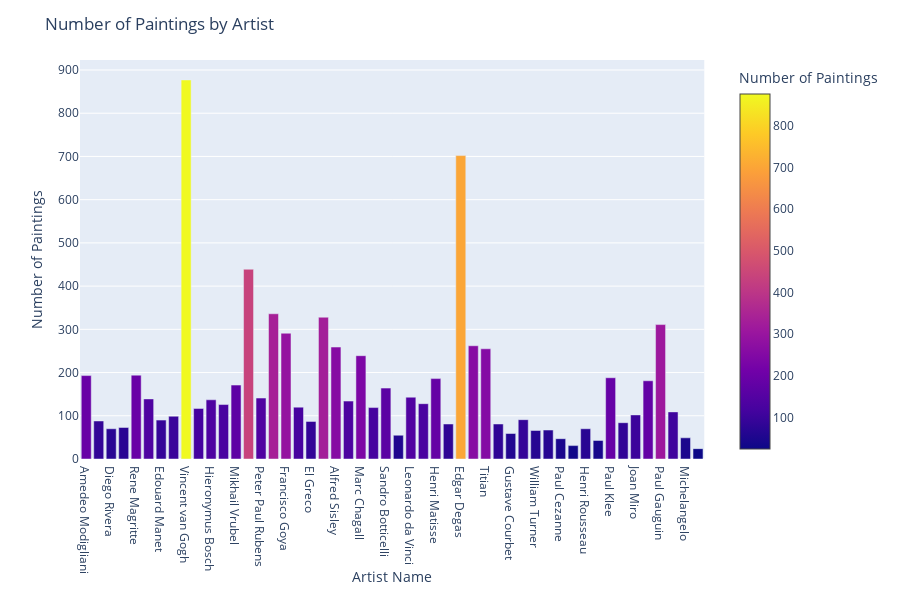

The notebook cell saved with this chart:
### Code cell
import plotly.graph_objs as go
import plotly.express as px

fig = px.bar(df, x='name', y='paintings', hover_data=['paintings'], color='paintings',
             labels={'paintings':'Number of Paintings', 'name':'Artist Name'})
fig.update_layout(title_text='Number of Paintings by Artist')
fig.show()

### Figure 1 — Plotly figure (JSON) as saved in the notebook; plotly's stock layout.template omitted (floating-point values rounded to 4 significant figures)
{"data": [{"alignmentgroup": "True", "customdata": [[193], [88], [70], [73], [194], [139], [90], [99], [877], [117], [137], [126], [171], [439], [141], [336], [291], [120], [87], [328], [259], [134], [239], [119], [164], [55], [143], [128], [186], [81], [702], [262], [255], [81], [59], [91], [66], [67], [47], [31], [70], [43], [188], [84], [102], [181], [311], [109], [49], [24]], "hoverlabel": {"namelength": 0}, "hovertemplate": "Artist Name=%{x}<br>Number of Paintings=%{marker.color}", "legendgroup": "", "marker": {"color": [193, 88, 70, 73, 194, 139, 90, 99, 877, 117, 137, 126, 171, 439, 141, 336, 291, 120, 87, 328, 259, 134, 239, 119, 164, 55, 143, 128, 186, 81, 702, 262, 255, 81, 59, 91, 66, 67, 47, 31, 70, 43, 188, 84, 102, 181, 311, 109, 49, 24], "coloraxis": "coloraxis"}, "name": "", "offsetgroup": "", "orientation": "v", "showlegend": false, "textposition": "auto", "type": "bar", "x": ["Amedeo Modigliani", "Vasiliy Kandinskiy", "Diego Rivera", "Claude Monet", "Rene Magritte", "Salvador Dali", "Edouard Manet", "Andrei Rublev", "Vincent van Gogh", "Gustav Klimt", "Hieronymus Bosch", "Kazimir Malevich", "Mikhail Vrubel", "Pablo Picasso", "Peter Paul Rubens", "Pierre-Auguste Renoir", "Francisco Goya", "Frida Kahlo", "El Greco", "Albrecht Dürer", "Alfred Sisley", "Pieter Bruegel", "Marc Chagall", "Giotto di Bondone", "Sandro Botticelli", "Caravaggio", "Leonardo da Vinci", "Diego Velazquez", "Henri Matisse", "Jan van Eyck", "Edgar Degas", "Rembrandt", "Titian", "Henri de Toulouse-Lautrec", "Gustave Courbet", "Camille Pissarro", "William Turner", "Edvard Munch", "Paul Cezanne", "Eugene Delacroix", "Henri Rousseau", "Georges Seurat", "Paul Klee", "Piet Mondrian", "Joan Miro", "Andy Warhol", "Paul Gauguin", "Raphael", "Michelangelo", "Jackson Pollock"], "xaxis": "x", "y": [193, 88, 70, 73, 194, 139, 90, 99, 877, 117, 137, 126, 171, 439, 141, 336, 291, 120, 87, 328, 259, 134, 239, 119, 164, 55, 143, 128, 186, 81, 702, 262, 255, 81, 59, 91, 66, 67, 47, 31, 70, 43, 188, 84, 102, 181, 311, 109, 49, 24], "yaxis": "y"}], "layout": {"barmode": "relative", "coloraxis": {"colorbar": {"title": {"text": "Number of Paintings"}}, "colorscale": [[0, "#0d0887"], [0.1111, "#46039f"], [0.2222, "#7201a8"], [0.3333, "#9c179e"], [0.4444, "#bd3786"], [0.5556, "#d8576b"], [0.6667, "#ed7953"], [0.7778, "#fb9f3a"], [0.8889, "#fdca26"], [1, "#f0f921"]]}, "height": 600, "legend": {"tracegroupgap": 0}, "margin": {"t": 60}, "title": {"text": "Number of Paintings by Artist"}, "xaxis": {"anchor": "y", "domain": [0, 0.98], "title": {"text": "Artist Name"}}, "yaxis": {"anchor": "x", "domain": [0, 1], "title": {"text": "Number of Paintings"}}}}
